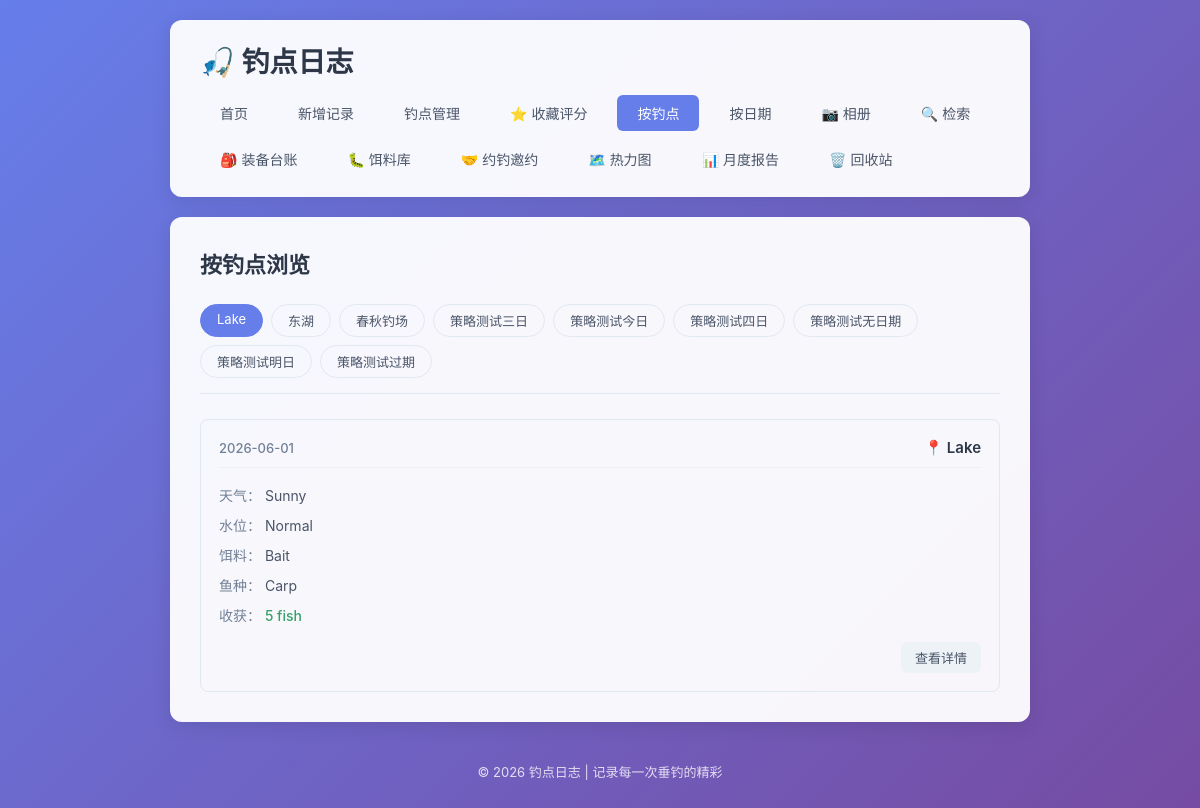
/by-spot, run on the app's committed database.
### tables this page shows
CREATE TABLE fishing_logs (
            id INTEGER PRIMARY KEY AUTOINCREMENT,
            spot TEXT NOT NULL,
            weather TEXT NOT NULL,
            water_level TEXT NOT NULL,
            bait TEXT NOT NULL,
            fish_species TEXT NOT NULL,
            harvest TEXT NOT NULL,
            next_strategy TEXT,
            created_at DATE NOT NULL
        , temperature TEXT, humidity TEXT, wind TEXT, deleted_at TIMESTAMP, next_strategy_date DATE);

### app.py (the view)
@app.route('/by-spot')
def by_spot():
    conn = get_db()
    spots = conn.execute('SELECT DISTINCT spot FROM fishing_logs WHERE deleted_at IS NULL ORDER BY spot').fetchall()
    spot_list = [row['spot'] for row in spots]
    selected_spot = request.args.get('spot', spot_list[0] if spot_list else None)
    logs = []
    log_photos_dict = {}
    if selected_spot:
        log_rows = conn.execute(
            'SELECT * FROM fishing_logs WHERE spot = ? AND deleted_at IS NULL ORDER BY created_at DESC, id DESC',
            (selected_spot,)
        ).fetchall()
        logs = [dict(row) for row in log_rows]
        log_ids = [log['id'] for log in logs]
        if log_ids:
            placeholders = ','.join('?' * len(log_ids))
            photo_rows = conn.execute(
                f'SELECT * FROM log_photos WHERE log_id IN ({placeholders}) ORDER BY log_id, sort_order, id',
                log_ids
            ).fetchall()
            for photo in photo_rows:
                p = dict(photo)
                p['url'] = f'/static/uploads/{p["filename"]}'
                if p['log_id'] not in log_photos_dict:
                    log_photos_dict[p['log_id']] = []
                log_photos_dict[p['log_id']].append(p)
        for log in logs:
            log['photos'] = log_photos_dict.get(log['id'], [])
            log['photo_count'] = len(log['photos'])
    conn.close()
    return render_template('by_spot.html', spot_list=spot_list, selected_spot=selected_spot, logs=logs)

### app.py (called while the page is built)
def get_db():
    conn = sqlite3.connect(DB_PATH)
    conn.row_factory = sqlite3.Row
    return conn

### templates/by_spot.html (shortened to what this page needs)
{% extends 'base.html' %}
{% block content %}
    <div class="page-header">
        <h2>按钓点浏览</h2>
    </div>
    {% if spot_list %}
        <div class="filter-bar">
            {% for spot in spot_list %}
                <a href="{{ url_for('by_spot', spot=spot) }}"
                   class="filter-btn {% if spot == selected_spot %}active{% endif %}">
                    {{ spot }}
                </a>
            {% endfor %}
        </div>
        {% if logs %}
            <div class="log-list">
                {% for log in logs %}
                    <div class="log-card">
                        <div class="log-header">
                            <span class="log-date">{{ log['created_at'] }}</span>
                            <span class="log-spot">📍 {{ log['spot'] }}</span>
                        </div>
                        <div class="log-body">
                            <div class="log-row">
                                <span class="label">天气：</span>
                                <span>{{ log['weather'] }}</span>
                            </div>
                            <div class="log-row">
                                <span class="label">水位：</span>
                                <span>{{ log['water_level'] }}</span>
                            </div>
                            <div class="log-row">
                                <span class="label">饵料：</span>
                                <span>{{ log['bait'] }}</span>
                            </div>
                            <div class="log-row">
                                <span class="label">鱼种：</span>
                                <span>{{ log['fish_species'] }}</span>
                            </div>
                            <div class="log-row">
                                <span class="label">收获：</span>
                                <span class="harvest">{{ log['harvest'] }}</span>
                            </div>
                        </div>
                        <div class="log-footer">
                            <a href="{{ url_for('log_detail', log_id=log['id']) }}" class="btn btn-small">查看详情</a>
                        </div>
                    </div>
                {% endfor %}
            </div>
        {% else %}
            <div class="empty-state">
                <p>该钓点暂无记录</p>
            </div>
        {% endif %}
    {% else %}
        <div class="empty-state">
            <p>还没有任何钓点记录</p>
            <a href="{{ url_for('add_log') }}" class="btn btn-primary">+ 新增记录</a>
        </div>
    {% endif %}
{% endblock %}

### data on the page
fishing_logs: spot "策略测试三日"
fishing_logs: spot "策略测试今日"
fishing_logs: spot "策略测试四日"
fishing_logs: spot "策略测试无日期"
fishing_logs: spot "策略测试明日"
fishing_logs: spot "策略测试过期"
fishing_logs: created_at "2026-06-01", spot "Lake", weather "Sunny", water_level "Normal", bait "Bait", fish_species "Carp", harvest "5 fish"

### other printed values
{{ spot }} "Lake" "东湖" "春秋钓场"
